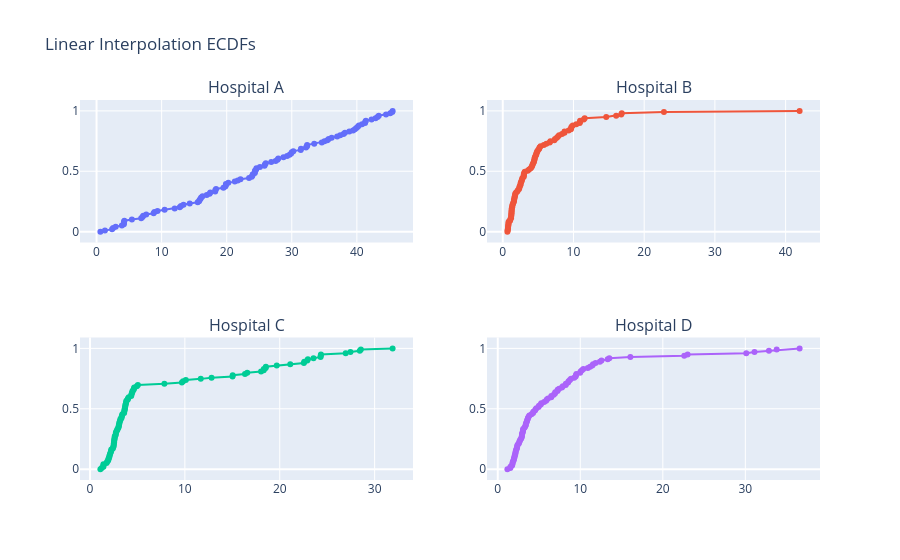

Notebook code cell kept with this figure:
### Code cell
# create the datasets
distributions = {}
for hospital in hospital_data.columns:
    distributions[hospital] = RawContinuousEmpirical(
        data=hospital_data[hospital], random_seed=42
    )

# plot the linear interpolation function
plot_args = {"showlegend": False}
combined_fig = create_combined_plotly_figure(
    distributions,
    plot_method_name="plotly_ecdf_linear_interpolation",
    plot_args=plot_args,
    cols=2,
    main_title="Linear Interpolation ECDFs",
)
combined_fig.show()
